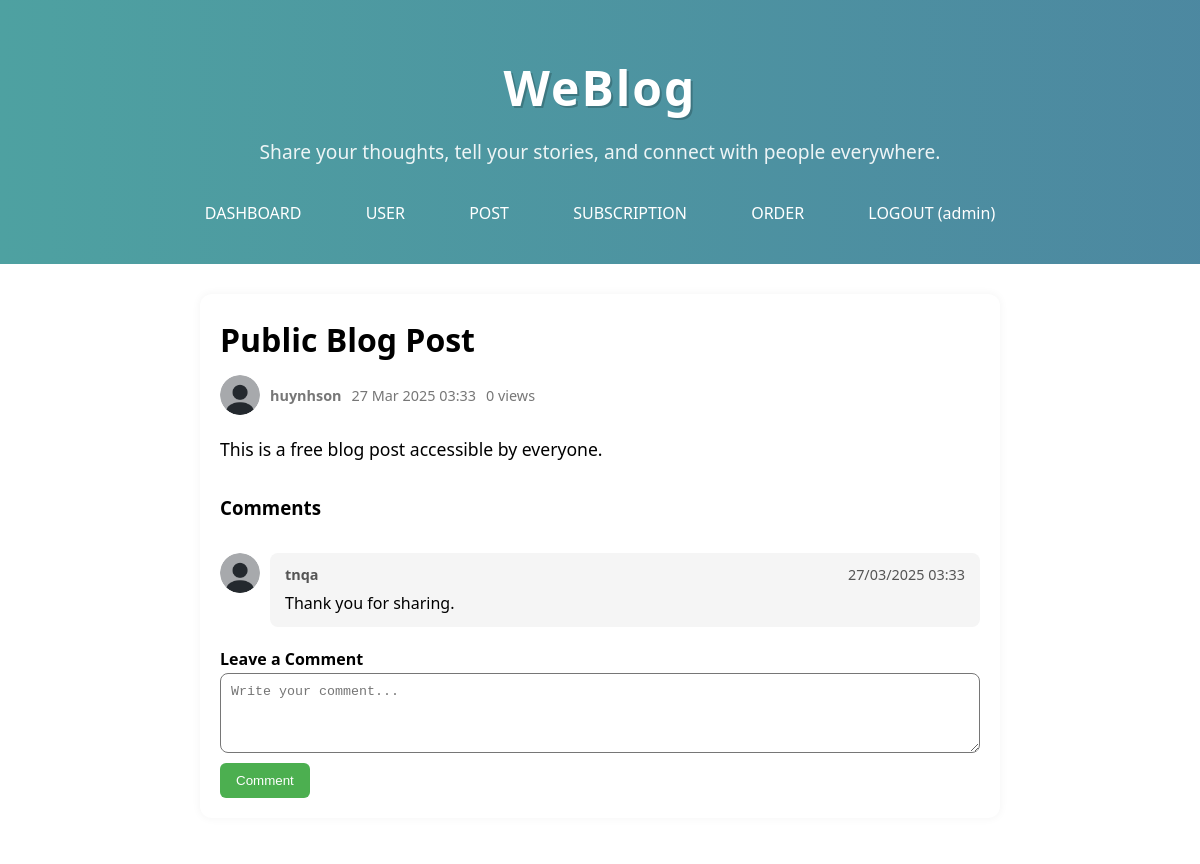
Screenshot of /post.php?id=2 (signed in) with the database file from the repository.
### tables this page shows
CREATE TABLE posts (
  id INT AUTO_INCREMENT PRIMARY KEY,
  user_id INT,
  title VARCHAR(200),
  content TEXT,
  created_at DATETIME DEFAULT CURRENT_TIMESTAMP,
  views INT DEFAULT 0,
  premium BOOLEAN DEFAULT FALSE,
  FOREIGN KEY (user_id) REFERENCES users(id) ON DELETE CASCADE
);

CREATE TABLE users (
  id INT AUTO_INCREMENT PRIMARY KEY,
  username VARCHAR(50) UNIQUE,
  password VARCHAR(100),
  email VARCHAR(100) UNIQUE,
  role_id INT,
  bio TEXT,
  avatar_path VARCHAR(255), 
  created_at DATETIME DEFAULT CURRENT_TIMESTAMP,
  FOREIGN KEY (role_id) REFERENCES roles(id) ON DELETE SET NULL
);

CREATE TABLE comments (
  id INT AUTO_INCREMENT PRIMARY KEY,
  post_id INT,
  user_id INT,
  comment TEXT,
  created_at DATETIME DEFAULT CURRENT_TIMESTAMP,
  FOREIGN KEY (post_id) REFERENCES posts(id) ON DELETE CASCADE,
  FOREIGN KEY (user_id) REFERENCES users(id) ON DELETE CASCADE
);

### includes/functions.php (called while the page is built, shortened)
<?php
function is_logged_in()
{
    return isset($_SESSION['user_id']);
}

### post.php (the view, shortened to what this page needs)
<link rel="stylesheet" href="assets/css/post.css">
<?php
include 'includes/header.php';
if (isset($_GET['id'])) {
    $id = intval($_GET['id']);
    $conn->query("UPDATE posts SET views = views + 1 WHERE id = $id");
    $post = $conn->query("SELECT posts.*, users.username, users.avatar_path FROM posts JOIN users ON posts.user_id = users.id WHERE posts.id = $id")->fetch_assoc();
?>
    <div class="post-container">
        <h1 class="post-title"><?= htmlspecialchars($post['title']) ?></h1>
        <div class="post-meta">
            <img src="<?= $post['avatar_path'] ?>" alt="avatar" class="post-avatar">
            <b><span class="post-author"><?= htmlspecialchars($post['username']) ?></span></b>
            <span class="post-date"><?= date('d M Y H:i', strtotime($post['created_at'])) ?></span>
            <span class="post-views"><?= $post['views'] ?> views</span>
        </div>
        <div class="post-content">
            <?= nl2br(htmlspecialchars($post['content'])) ?>
        </div>
        <h3>Comments</h3>
        <div class="comments-section">
            <?php
            $result = $conn->query("
            SELECT comments.*, users.username, users.avatar_path
            FROM comments
            JOIN users ON comments.user_id = users.id
            WHERE post_id = $id ORDER BY created_at DESC
        ");
            while ($cmt = $result->fetch_assoc()) {
            ?>
                <div class="comment-item">
                    <img src="<?= $cmt['avatar_path'] ?>" alt="avatar" class="comment-avatar">
                    <div class="comment-body">
                        <div class="comment-header">
                            <span class="comment-author"><?= htmlspecialchars($cmt['username']) ?></span>
                            <span class="comment-date"><?= date('d/m/Y H:i', strtotime($cmt['created_at'])) ?></span>
                        </div>
                        <p class="comment-text"><?= nl2br(htmlspecialchars($cmt['comment'])) ?></p>
                    </div>
                </div>
            <?php
            }
            ?>
        </div>
        <?php if (is_logged_in()): ?>
            <h4>Leave a Comment</h4>
            <form method="post" action="actions/comment.php" class="comment-form">
                <textarea name="comment" placeholder="Write your comment..." required></textarea><br>
                <button type="submit" class="comment-button">Comment</button>
            </form>
        <?php else: ?>
            <p>Please <a href="auth/login.php">log in</a> to comment.</p>
        <?php endif; ?>
    </div>
<?php
}
?>

### assets/css/post.css (style rules this page uses)
.post-container { max-width: 800px; margin: auto; padding: 20px; background: #fff; border-radius: 12px; box-shadow: 0 0 10px rgba(0, 0, 0, 0.05); }
.post-title { font-size: 2rem; margin-bottom: 10px; }
.post-meta { display: flex; align-items: center; gap: 10px; color: #777; font-size: 0.9rem; margin-bottom: 20px; }
.post-avatar { width: 40px; height: 40px; border-radius: 50%; }
.post-content { font-size: 1.1rem; line-height: 1.6; margin-bottom: 30px; }
.comments-section { margin-top: 30px; }
.comment-item { display: flex; align-items: flex-start; margin-bottom: 20px; }
.comment-avatar { width: 40px; height: 40px; border-radius: 50%; margin-right: 10px; }
.comment-body { background: #f5f5f5; padding: 10px 15px; border-radius: 8px; width: 100%; }
.comment-header { display: flex; justify-content: space-between; margin-bottom: 5px; font-size: 0.9rem; color: #555; }
.comment-author { font-weight: bold; }
.comment-text { margin: 0; }
.comment-form textarea { width: 100%; height: 80px; border-radius: 8px; padding: 10px; margin-bottom: 10px; }
.comment-button { background: #4CAF50; color: white; border: none; padding: 10px 16px; border-radius: 6px; cursor: pointer; }

### assets/css/style.css (style rules this page uses)
* { margin: 0; padding: 0; box-sizing: border-box; }
body { font-family: 'Segoe UI', Tahoma, Geneva, Verdana, sans-serif; line-height: 1.6; }

### rows the page displays
posts: title "Public Blog Post", user.avatar_path (placeholder picture), user.username "huynhson", created_at "27 Mar 2025 03:33", views "0", content "This is a free blog post accessible by everyone."
comments: user.avatar_path (placeholder picture), user.username "tnqa", created_at "27/03/2025 03:33", comment "Thank you for sharing."

### other values shown
$_SESSION['username'] "admin"
